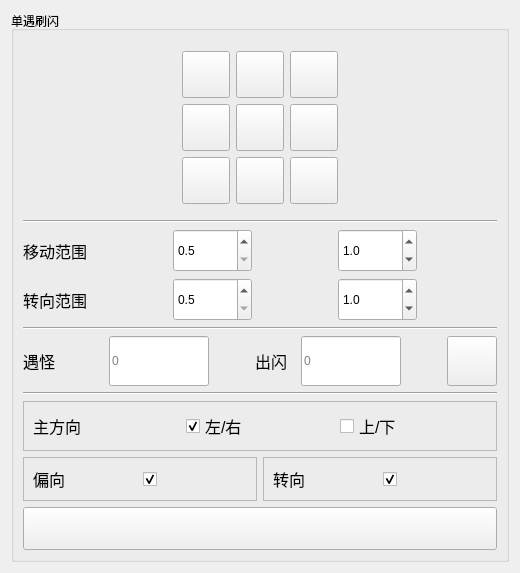
         <widget class="QWidget" name="tabA01">
          <attribute name="icon">
           <iconset resource="../assets/UIcon.qrc">
            <normaloff>:/A/PNG/psyduck.png</normaloff>:/A/PNG/psyduck.png</iconset>
          </attribute>
          <attribute name="title">
           <string/>
          </attribute>
          <layout class="QVBoxLayout" name="verticalLayout_6">
           <item>
            <widget class="QGroupBox" name="groupA_1">
             <property name="title">
              <string>单遇刷闪</string>
             </property>
             <layout class="QVBoxLayout" name="verticalLayout_5" stretch="4,0,1,1,0,1,0,1,1,1">
              <item>
               <layout class="QHBoxLayout" name="DirectionMapA_1">
                <item>
                 <layout class="QGridLayout" name="gridLayoutA_1" rowstretch="1,3,3,3,1" columnstretch="1,3,3,3,1" rowminimumheight="1,3,3,3,1" columnminimumwidth="1,3,3,3,1">
                  <property name="sizeConstraint">
                   <enum>QLayout::SizeConstraint::SetNoConstraint</enum>
                  </property>
                  <item row="1" column="2">
                   <widget class="QToolButton" name="Top_ButtonA_1">
                    <property name="text">
                     <string/>
                    </property>
                    <property name="icon">
                     <iconset resource="../assets/UIcon.qrc">
                      <normaloff>:/Move/PNG/top.png</normaloff>:/Move/PNG/top.png</iconset>
                    </property>
                    <property name="iconSize">
                     <size>
                      <width>40</width>
                      <height>40</height>
                     </size>
                    </property>
                   </widget>
                  </item>
                  <item row="1" column="3">
                   <widget class="QToolButton" name="RightTop_ButtonA_1">
                    <property name="text">
                     <string/>
                    </property>
                    <property name="icon">
                     <iconset resource="../assets/UIcon.qrc">
                      <normaloff>:/Move/PNG/right-tip.png</normaloff>:/Move/PNG/right-tip.png</iconset>
                    </property>
                    <property name="iconSize">
                     <size>
                      <width>40</width>
                      <height>40</height>
                     </size>
                    </property>
                   </widget>
                  </item>
                  <item row="3" column="1">
                   <widget class="QToolButton" name="LeftBottom_ButtonA_1">
                    <property name="text">
                     <string/>
                    </property>
                    <property name="icon">
                     <iconset resource="../assets/UIcon.qrc">
                      <normaloff>:/Move/PNG/left-bottom.png</normaloff>:/Move/PNG/left-bottom.png</iconset>
                    </property>
                    <property name="iconSize">
                     <size>
                      <width>40</width>
                      <height>40</height>
                     </size>
                    </property>
                   </widget>
                  </item>
                  <item row="2" column="3">
                   <widget class="QToolButton" name="Right_ButtonA_1">
                    <property name="text">
                     <string/>
                    </property>
                    <property name="icon">
                     <iconset resource="../assets/UIcon.qrc">
                      <normaloff>:/Move/PNG/right.png</normaloff>:/Move/PNG/right.png</iconset>
                    </property>
                    <property name="iconSize">
                     <size>
                      <width>40</width>
                      <height>40</height>
                     </size>
                    </property>
                   </widget>
                  </item>
                  <item row="2" column="4">
                   <spacer name="horizontalSpacer_28">
                    <property name="orientation">
                     <enum>Qt::Orientation::Horizontal</enum>
                    </property>
                    <property name="sizeHint" stdset="0">
                     <size>
                      <width>40</width>
                      <height>20</height>
                     </size>
                    </property>
                   </spacer>
                  </item>
                  <item row="2" column="2">
                   <widget class="QToolButton" name="LaunchButtonA_1">
                    <property name="text">
                     <string/>
                    </property>
                    <property name="icon">
                     <iconset resource="../assets/UIcon.qrc">
                      <normaloff>:/Move/PNG/start.png</normaloff>:/Move/PNG/start.png</iconset>
                    </property>
                    <property name="iconSize">
                     <size>
                      <width>40</width>
                      <height>40</height>
                     </size>
                    </property>
                   </widget>
                  </item>
                  <item row="2" column="0">
                   <spacer name="horizontalSpacer_27">
                    <property name="orientation">
                     <enum>Qt::Orientation::Horizontal</enum>
                    </property>
                    <property name="sizeHint" stdset="0">
                     <size>
                      <width>40</width>
                      <height>20</height>
                     </size>
                    </property>
                   </spacer>
                  </item>
                  <item row="3" column="3">
                   <widget class="QToolButton" name="RightBottom_ButtonA_1">
                    <property name="text">
                     <string/>
                    </property>
                    <property name="icon">
                     <iconset resource="../assets/UIcon.qrc">
                      <normaloff>:/Move/PNG/right-bottom.png</normaloff>:/Move/PNG/right-bottom.png</iconset>
                    </property>
                    <property name="iconSize">
                     <size>
                      <width>40</width>
                      <height>40</height>
                     </size>
                    </property>
                   </widget>
                  </item>
                  <item row="0" column="2">
                   <spacer name="verticalSpacer_5">
                    <property name="orientation">
                     <enum>Qt::Orientation::Vertical</enum>
                    </property>
                    <property name="sizeHint" stdset="0">
                     <size>
                      <width>20</width>
                      <height>40</height>
                     </size>
                    </property>
                   </spacer>
                  </item>
                  <item row="3" column="2">
                   <widget class="QToolButton" name="Bottom_ButtonA_1">
                    <property name="text">
                     <string/>
                    </property>
                    <property name="icon">
                     <iconset resource="../assets/UIcon.qrc">
                      <normaloff>:/Move/PNG/bottom.png</normaloff>:/Move/PNG/bottom.png</iconset>
                    </property>
                    <property name="iconSize">
                     <size>
                      <width>40</width>
                      <height>40</height>
                     </size>
                    </property>
                   </widget>
                  </item>
                  <item row="1" column="1">
                   <widget class="QToolButton" name="LeftTop_ButtonA_1">
                    <property name="text">
                     <string/>
                    </property>
                    <property name="icon">
                     <iconset resource="../assets/UIcon.qrc">
                      <normaloff>:/Move/PNG/left-top.png</normaloff>:/Move/PNG/left-top.png</iconset>
                    </property>
                    <property name="iconSize">
                     <size>
                      <width>40</width>
                      <height>40</height>
                     </size>
                    </property>
                   </widget>
                  </item>
                  <item row="2" column="1">
                   <widget class="QToolButton" name="Left_ButtonA_1">
                    <property name="text">
                     <string/>
                    </property>
                    <property name="icon">
                     <iconset resource="../assets/UIcon.qrc">
                      <normaloff>:/Move/PNG/left.png</normaloff>:/Move/PNG/left.png</iconset>
                    </property>
                    <property name="iconSize">
                     <size>
                      <width>40</width>
                      <height>40</height>
                     </size>
                    </property>
                   </widget>
                  </item>
                  <item row="4" column="2">
                   <spacer name="verticalSpacer_6">
                    <property name="orientation">
                     <enum>Qt::Orientation::Vertical</enum>
                    </property>
                    <property name="sizeHint" stdset="0">
                     <size>
                      <width>20</width>
                      <height>40</height>
                     </size>
                    </property>
                   </spacer>
                  </item>
                 </layout>
                </item>
               </layout>
              </item>
              <item>
               <widget class="Line" name="line_3">
                <property name="orientation">
                 <enum>Qt::Orientation::Horizontal</enum>
                </property>
               </widget>
              </item>
              <item>
               <layout class="QHBoxLayout" name="MoveRange_A_1" stretch="1,1,1,1,1,1">
                <item>
                 <widget class="QLabel" name="move_labelA_1">
                  <property name="sizePolicy">
                   <sizepolicy hsizetype="Fixed" vsizetype="Preferred">
                    <horstretch>0</horstretch>
                    <verstretch>0</verstretch>
                   </sizepolicy>
                  </property>
                  <property name="font">
                   <font>
                    <pointsize>12</pointsize>
                   </font>
                  </property>
                  <property name="text">
                   <string>移动范围</string>
                  </property>
                 </widget>
                </item>
                <item>
                 <spacer name="horizontalSpacer_86">
                  <property name="orientation">
                   <enum>Qt::Orientation::Horizontal</enum>
                  </property>
                  <property name="sizeHint" stdset="0">
                   <size>
                    <width>40</width>
                    <height>20</height>
                   </size>
                  </property>
                 </spacer>
                </item>
                <item>
                 <widget class="QDoubleSpinBox" name="minmove_doubleSpinBoxA_1">
                  <property name="sizePolicy">
                   <sizepolicy hsizetype="Minimum" vsizetype="Expanding">
                    <horstretch>0</horstretch>
                    <verstretch>0</verstretch>
                   </sizepolicy>
                  </property>
                  <property name="decimals">
                   <number>1</number>
                  </property>
                  <property name="minimum">
                   <double>0.500000000000000</double>
                  </property>
                  <property name="maximum">
                   <double>5.000000000000000</double>
                  </property>
                  <property name="singleStep">
                   <double>0.100000000000000</double>
                  </property>
                 </widget>
                </item>
                <item>
                 <spacer name="horizontalSpacer_87">
                  <property name="orientation">
                   <enum>Qt::Orientation::Horizontal</enum>
                  </property>
                  <property name="sizeHint" stdset="0">
                   <size>
                    <width>40</width>
                    <height>20</height>
                   </size>
                  </property>
                 </spacer>
                </item>
                <item>
                 <widget class="QDoubleSpinBox" name="maxmove_doubleSpinBoxA_1">
                  <property name="sizePolicy">
                   <sizepolicy hsizetype="Minimum" vsizetype="Expanding">
                    <horstretch>0</horstretch>
                    <verstretch>0</verstretch>
                   </sizepolicy>
                  </property>
                  <property name="decimals">
                   <number>1</number>
                  </property>
                  <property name="minimum">
                   <double>0.100000000000000</double>
                  </property>
                  <property name="maximum">
                   <double>10.000000000000000</double>
                  </property>
                  <property name="singleStep">
                   <double>0.100000000000000</double>
                  </property>
                  <property name="value">
                   <double>1.000000000000000</double>
                  </property>
                 </widget>
                </item>
                <item>
                 <spacer name="horizontalSpacer_88">
                  <property name="orientation">
                   <enum>Qt::Orientation::Horizontal</enum>
                  </property>
                  <property name="sizeHint" stdset="0">
                   <size>
                    <width>40</width>
                    <height>20</height>
                   </size>
                  </property>
                 </spacer>
                </item>
               </layout>
              </item>
              <item>
               <layout class="QHBoxLayout" name="TurnRangeA_1" stretch="1,1,1,1,1,1">
                <item>
                 <widget class="QLabel" name="turn_labelA_1">
                  <property name="sizePolicy">
                   <sizepolicy hsizetype="Fixed" vsizetype="Preferred">
                    <horstretch>0</horstretch>
                    <verstretch>0</verstretch>
                   </sizepolicy>
                  </property>
                  <property name="font">
                   <font>
                    <pointsize>12</pointsize>
                   </font>
                  </property>
                  <property name="text">
                   <string>转向范围</string>
                  </property>
                 </widget>
                </item>
                <item>
                 <spacer name="horizontalSpacer_89">
                  <property name="orientation">
                   <enum>Qt::Orientation::Horizontal</enum>
                  </property>
                  <property name="sizeHint" stdset="0">
                   <size>
                    <width>40</width>
                    <height>20</height>
                   </size>
                  </property>
                 </spacer>
                </item>
                <item>
                 <widget class="QDoubleSpinBox" name="minturn_doubleSpinBoxA_1">
                  <property name="sizePolicy">
                   <sizepolicy hsizetype="Minimum" vsizetype="Expanding">
                    <horstretch>0</horstretch>
                    <verstretch>0</verstretch>
                   </sizepolicy>
                  </property>
                  <property name="decimals">
                   <number>1</number>
                  </property>
                  <property name="minimum">
                   <double>0.500000000000000</double>
                  </property>
                  <property name="maximum">
                   <double>5.000000000000000</double>
                  </property>
                  <property name="singleStep">
                   <double>0.100000000000000</double>
                  </property>
                 </widget>
                </item>
                <item>
                 <spacer name="horizontalSpacer_90">
                  <property name="orientation">
                   <enum>Qt::Orientation::Horizontal</enum>
                  </property>
                  <property name="sizeHint" stdset="0">
                   <size>
                    <width>40</width>
                    <height>20</height>
                   </size>
                  </property>
                 </spacer>
                </item>
                <item>
                 <widget class="QDoubleSpinBox" name="maxturn_doubleSpinBoxA_1">
                  <property name="sizePolicy">
                   <sizepolicy hsizetype="Minimum" vsizetype="Expanding">
                    <horstretch>0</horstretch>
                    <verstretch>0</verstretch>
                   </sizepolicy>
                  </property>
                  <property name="decimals">
                   <number>1</number>
                  </property>
                  <property name="minimum">
                   <double>0.100000000000000</double>
                  </property>
                  <property name="maximum">
                   <double>10.000000000000000</double>
                  </property>
                  <property name="singleStep">
                   <double>0.100000000000000</double>
                  </property>
                  <property name="value">
                   <double>1.000000000000000</double>
                  </property>
                 </widget>
                </item>
                <item>
                 <spacer name="horizontalSpacer_91">
                  <property name="orientation">
                   <enum>Qt::Orientation::Horizontal</enum>
                  </property>
                  <property name="sizeHint" stdset="0">
                   <size>
                    <width>40</width>
                    <height>20</height>
                   </size>
                  </property>
                 </spacer>
                </item>
               </layout>
              </item>
              <item>
               <widget class="Line" name="line">
                <property name="orientation">
                 <enum>Qt::Orientation::Horizontal</enum>
                </property>
               </widget>
              </item>
              <item>
               <layout class="QHBoxLayout" name="RecordA_1" stretch="1,1,1,1,1,1,1,1">
                <item>
                 <widget class="QLabel" name="encounter_labelA_1">
                  <property name="font">
                   <font>
                    <pointsize>12</pointsize>
                   </font>
                  </property>
                  <property name="text">
                   <string>遇怪</string>
                  </property>
                 </widget>
                </item>
                <item>
                 <spacer name="horizontalSpacer_30">
                  <property name="orientation">
                   <enum>Qt::Orientation::Horizontal</enum>
                  </property>
                  <property name="sizeHint" stdset="0">
                   <size>
                    <width>40</width>
                    <height>20</height>
                   </size>
                  </property>
                 </spacer>
                </item>
                <item>
                 <widget class="QLineEdit" name="encounter_lineEditA_1">
                  <property name="sizePolicy">
                   <sizepolicy hsizetype="Maximum" vsizetype="Maximum">
                    <horstretch>0</horstretch>
                    <verstretch>0</verstretch>
                   </sizepolicy>
                  </property>
                  <property name="minimumSize">
                   <size>
                    <width>100</width>
                    <height>50</height>
                   </size>
                  </property>
                  <property name="inputMethodHints">
                   <set>Qt::InputMethodHint::ImhNone</set>
                  </property>
                  <property name="placeholderText">
                   <string>0</string>
                  </property>
                  <property name="clearButtonEnabled">
                   <bool>false</bool>
                  </property>
                 </widget>
                </item>
                <item>
                 <spacer name="horizontalSpacer_31">
                  <property name="orientation">
                   <enum>Qt::Orientation::Horizontal</enum>
                  </property>
                  <property name="sizeHint" stdset="0">
                   <size>
                    <width>40</width>
                    <height>20</height>
                   </size>
                  </property>
                 </spacer>
                </item>
                <item>
                 <widget class="QLabel" name="shiny_labelA_1">
                  <property name="font">
                   <font>
                    <pointsize>12</pointsize>
                   </font>
                  </property>
                  <property name="text">
                   <string>出闪</string>
                  </property>
                 </widget>
                </item>
                <item>
                 <widget class="QLineEdit" name="shiny_lineEditA_1">
                  <property name="sizePolicy">
                   <sizepolicy hsizetype="Expanding" vsizetype="Maximum">
                    <horstretch>0</horstretch>
                    <verstretch>0</verstretch>
                   </sizepolicy>
                  </property>
                  <property name="minimumSize">
                   <size>
                    <width>100</width>
                    <height>50</height>
                   </size>
                  </property>
                  <property name="inputMethodHints">
                   <set>Qt::InputMethodHint::ImhDigitsOnly</set>
                  </property>
                  <property name="placeholderText">
                   <string>0</string>
                  </property>
                 </widget>
                </item>
                <item>
                 <spacer name="horizontalSpacer_32">
                  <property name="orientation">
                   <enum>Qt::Orientation::Horizontal</enum>
                  </property>
                  <property name="sizeHint" stdset="0">
                   <size>
                    <width>40</width>
                    <height>20</height>
                   </size>
                  </property>
                 </spacer>
                </item>
                <item>
                 <widget class="QPushButton" name="Reset_buttonA_1">
                  <property name="sizePolicy">
                   <sizepolicy hsizetype="Minimum" vsizetype="Maximum">
                    <horstretch>0</horstretch>
                    <verstretch>0</verstretch>
                   </sizepolicy>
                  </property>
                  <property name="minimumSize">
                   <size>
                    <width>50</width>
                    <height>50</height>
                   </size>
                  </property>
                  <property name="text">
                   <string/>
                  </property>
                  <property name="icon">
                   <iconset resource="../assets/UIcon.qrc">
                    <normaloff>:/Tips/PNG/Reset.png</normaloff>:/Tips/PNG/Reset.png</iconset>
                  </property>
                  <property name="iconSize">
                   <size>
                    <width>25</width>
                    <height>25</height>
                   </size>
                  </property>
                 </widget>
                </item>
               </layout>
              </item>
              <item>
               <widget class="Line" name="line_2">
                <property name="orientation">
                 <enum>Qt::Orientation::Horizontal</enum>
                </property>
               </widget>
              </item>
              <item>
               <widget class="QFrame" name="frameMainDirectionA_1">
                <property name="sizePolicy">
                 <sizepolicy hsizetype="Preferred" vsizetype="Preferred">
                  <horstretch>0</horstretch>
                  <verstretch>0</verstretch>
                 </sizepolicy>
                </property>
                <property name="frameShape">
                 <enum>QFrame::Shape::StyledPanel</enum>
                </property>
                <property name="frameShadow">
                 <enum>QFrame::Shadow::Raised</enum>
                </property>
                <layout class="QHBoxLayout" name="horizontalLayout_16">
                 <item>
                  <layout class="QHBoxLayout" name="MainDireLayoutA_1">
                   <item>
                    <widget class="QLabel" name="mainDire_labelA_1">
                     <property name="font">
                      <font>
                       <pointsize>12</pointsize>
                      </font>
                     </property>
                     <property name="text">
                      <string>主方向</string>
                     </property>
                    </widget>
                   </item>
                   <item>
                    <widget class="QCheckBox" name="lr_checkBoxA_1">
                     <property name="font">
                      <font>
                       <pointsize>12</pointsize>
                      </font>
                     </property>
                     <property name="text">
                      <string>左/右</string>
                     </property>
                     <property name="checked">
                      <bool>true</bool>
                     </property>
                     <property name="autoExclusive">
                      <bool>true</bool>
                     </property>
                     <property name="tristate">
                      <bool>false</bool>
                     </property>
                    </widget>
                   </item>
                   <item>
                    <widget class="QCheckBox" name="tb_checkBoxA_1">
                     <property name="font">
                      <font>
                       <pointsize>12</pointsize>
                      </font>
                     </property>
                     <property name="text">
                      <string>上/下</string>
                     </property>
                     <property name="autoExclusive">
                      <bool>true</bool>
                     </property>
                    </widget>
                   </item>
                  </layout>
                 </item>
                </layout>
               </widget>
              </item>
              <item>
               <layout class="QHBoxLayout" name="MoveDetailsA_1">
                <item>
                 <widget class="QFrame" name="frameBiasA_1">
                  <property name="sizePolicy">
                   <sizepolicy hsizetype="Preferred" vsizetype="Preferred">
                    <horstretch>0</horstretch>
                    <verstretch>0</verstretch>
                   </sizepolicy>
                  </property>
                  <property name="frameShape">
                   <enum>QFrame::Shape::StyledPanel</enum>
                  </property>
                  <property name="frameShadow">
                   <enum>QFrame::Shadow::Raised</enum>
                  </property>
                  <layout class="QHBoxLayout" name="horizontalLayout_67">
                   <item>
                    <layout class="QHBoxLayout" name="BiasLayoutA_1">
                     <item>
                      <widget class="QLabel" name="BiaslabelA_1">
                       <property name="font">
                        <font>
                         <pointsize>12</pointsize>
                        </font>
                       </property>
                       <property name="text">
                        <string>偏向</string>
                       </property>
                      </widget>
                     </item>
                     <item>
                      <widget class="QCheckBox" name="BiascheckBoxA_1">
                       <property name="sizePolicy">
                        <sizepolicy hsizetype="Minimum" vsizetype="Expanding">
                         <horstretch>0</horstretch>
                         <verstretch>0</verstretch>
                        </sizepolicy>
                       </property>
                       <property name="font">
                        <font>
                         <pointsize>12</pointsize>
                        </font>
                       </property>
                       <property name="text">
                        <string/>
                       </property>
                       <property name="checkable">
                        <bool>true</bool>
                       </property>
                       <property name="checked">
                        <bool>true</bool>
                       </property>
                       <property name="autoExclusive">
                        <bool>true</bool>
                       </property>
                      </widget>
                     </item>
                    </layout>
                   </item>
                  </layout>
                 </widget>
                </item>
                <item>
                 <widget class="QFrame" name="frameTurnA_1">
                  <property name="sizePolicy">
                   <sizepolicy hsizetype="Preferred" vsizetype="Preferred">
                    <horstretch>0</horstretch>
                    <verstretch>0</verstretch>
                   </sizepolicy>
                  </property>
                  <property name="frameShape">
                   <enum>QFrame::Shape::StyledPanel</enum>
                  </property>
                  <property name="frameShadow">
                   <enum>QFrame::Shadow::Raised</enum>
                  </property>
                  <layout class="QHBoxLayout" name="horizontalLayout_69">
                   <item>
                    <layout class="QHBoxLayout" name="TurnLayoutA_1">
                     <item>
                      <widget class="QLabel" name="TurnlabelA_1">
                       <property name="font">
                        <font>
                         <pointsize>12</pointsize>
                        </font>
                       </property>
                       <property name="text">
                        <string>转向</string>
                       </property>
                      </widget>
                     </item>
                     <item>
                      <widget class="QCheckBox" name="TurncheckBoxA_1">
                       <property name="sizePolicy">
                        <sizepolicy hsizetype="Minimum" vsizetype="Expanding">
                         <horstretch>0</horstretch>
                         <verstretch>0</verstretch>
                        </sizepolicy>
                       </property>
                       <property name="font">
                        <font>
                         <pointsize>12</pointsize>
                        </font>
                       </property>
                       <property name="text">
                        <string/>
                       </property>
                       <property name="checked">
                        <bool>true</bool>
                       </property>
                       <property name="autoExclusive">
                        <bool>true</bool>
                       </property>
                      </widget>
                     </item>
                    </layout>
                   </item>
                  </layout>
                 </widget>
                </item>
               </layout>
              </item>
              <item>
               <layout class="QHBoxLayout" name="horizontalLayout">
                <item>
                 <widget class="QPushButton" name="pushButton_2">
                  <property name="sizePolicy">
                   <sizepolicy hsizetype="Expanding" vsizetype="Expanding">
                    <horstretch>0</horstretch>
                    <verstretch>0</verstretch>
                   </sizepolicy>
                  </property>
                  <property name="text">
                   <string/>
                  </property>
                  <property name="icon">
                   <iconset resource="../assets/UIcon.qrc">
                    <normaloff>:/Tips/PNG/gotcha.png</normaloff>:/Tips/PNG/gotcha.png</iconset>
                  </property>
                  <property name="iconSize">
                   <size>
                    <width>100</width>
                    <height>60</height>
                   </size>
                  </property>
                 </widget>
                </item>
               </layout>
              </item>
             </layout>
            </widget>
           </item>
          </layout>
         </widget>
